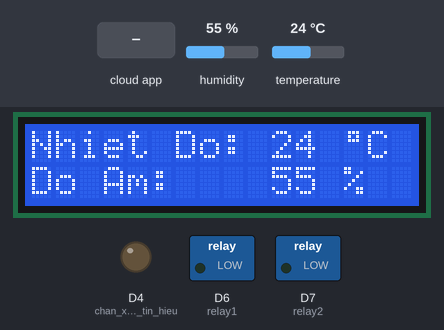
Recording of a sketch running on a simulated ESP8266 (NodeMCU). On the bench: 16×2 character LCD, switched loads named in the sketch (green lamp = pin HIGH), output pins drawn as LEDs (lit = HIGH). The test bench sets the inputs (shaded band); at power-on: humidity 55 %, temperature 24 °C. WiFi joins after 1.5 s; servers stay silent unless stated; the Firebase database answers and starts empty; what the sketch prints to the serial monitor is not drawn.

Above: at 3.8 s.
3.9 s: the phone or cloud app sets ledStatus to 1
At 4.5 s:
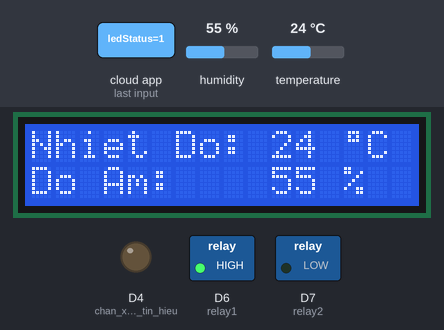
5.6 s: the phone or cloud app sets ledStatus1 to 0
At 7.1 s:
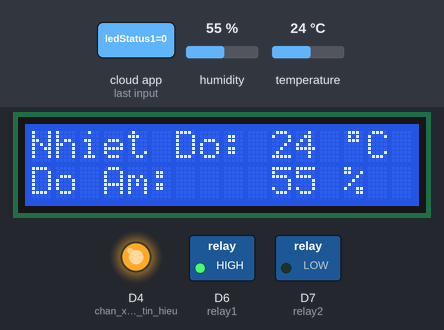
7.4 s: the phone or cloud app sets ledStatus to 0
At 8.9 s:
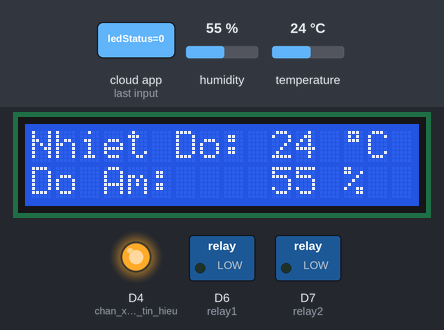
9.2 s: the phone or cloud app sets ledStatus1 to 1
At 10.6 s:
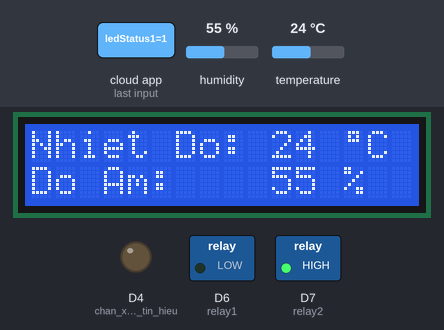
11.0 s: humidity set to 22 %
At 11.7 s:
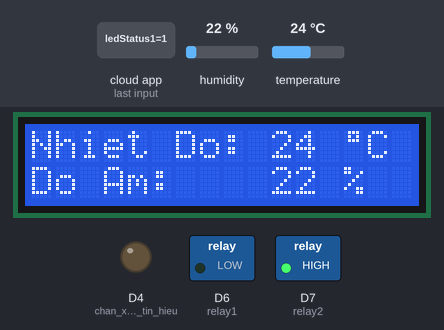
12.6 s: temperature set to 12 °C
At 14.6 s:
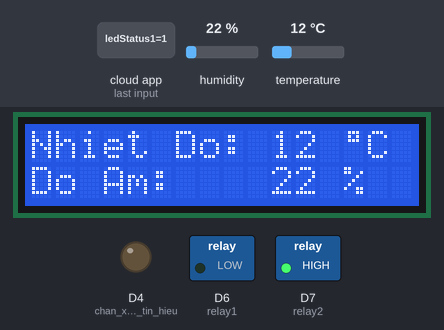
Timing chart, 0 to 16.0 s (numbered marks = the images above; inputs shaded):
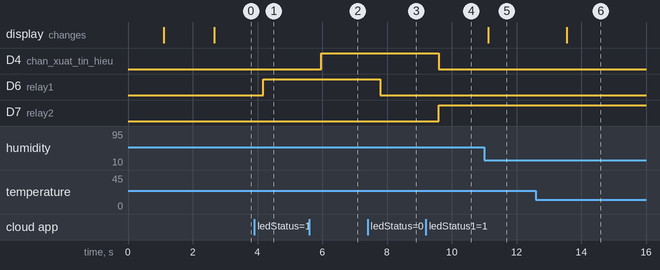

The sketch:

esp-realtimeDB.ino
```cpp
#include <ESP8266WiFi.h>
#include <FirebaseArduino.h>
#include <DHT_U.h>
#include <Adafruit_Sensor.h>
#include <DHT.h>
#include <Wire.h>
#include <LiquidCrystal_I2C.h>
LiquidCrystal_I2C lcd(0x27, 16, 2);
// 0x27: địa chỉ I2C của mạch chuyển I2C cho LCD
#define DHTPIN D5 // kết nối chân data DHT D5
#define DHTTYPE DHT11 //Sử dụng DHT11
DHT_Unified dht(DHTPIN, DHTTYPE);
//fire base
#define FIREBASE_HOST "esprealtimedb.firebaseio.com"
#define FIREBASE_AUTH "[Your key secret realtime database"
#define WIFI_SSID "Lau_2_new" //Your SSID Wifi
#define WIFI_PASSWORD "danghuynhkienvan"  //Your Password Wifi
#define relay1 D6
#define relay2 D7

unsigned int NhietDo = 0, DoAm = 0;
unsigned int delayDocNhietDo = 1000;  //ms
unsigned long lastReadTemp;
byte degree[8] = {  // dùng để hiển thị dấu độ
  0B01110,
  0B01010,
  0B01110,
  0B00000,
  0B00000,
  0B00000,
  0B00000,
  0B00000
};
// Biến lưu status từ firebase
String ledStatus = "";
String ledStatus1 = "";

/***************************************************************************************************/

// Chương trình kiểm tra và hiển thị nhiệt độ LCD
void KtVaHienThiNhietDo() {
  if ( ((unsigned long) (millis() - lastReadTemp)) > delayDocNhietDo) {   // neu lan truoc doc cach day > delayDocNhietDo
    //
    unsigned int NhietDoTam = NhietDo;
    unsigned int DoAmTam = DoAm;
    // Get temperature event and print its value.
    sensors_event_t event;
    dht.temperature().getEvent(&event);
    if (isnan(event.temperature)) {
      Serial.println("Error reading temperature!");
    }
    else {
      Serial.print("Temperature: ");
      NhietDoTam = event.temperature;
      Serial.print(NhietDoTam);
      if (NhietDoTam != NhietDo) {
        NhietDo = NhietDoTam;
        lcd.setCursor(0, 0);
        lcd.print("Nhiet Do:       ");
        lcd.setCursor(10, 0);
        lcd.print(NhietDo);
        lcd.print(" ");
        lcd.write(1);
        lcd.print("C");
      }
      Serial.println(" *C");
    }
    // Get humidity event and print its value.
    dht.humidity().getEvent(&event);
    if (isnan(event.relative_humidity)) {
      Serial.println("Error reading humidity!");
    }
    else {
      Serial.print("Humidity: ");
      DoAmTam = event.relative_humidity;
      Serial.print(DoAmTam);
      if (DoAmTam != DoAm) {
        DoAm = DoAmTam;
        lcd.setCursor(0, 1);
        lcd.print("Do Am:          ");
        lcd.setCursor(10, 1);
        lcd.print(DoAm);
        lcd.setCursor(13, 1);
        lcd.print("%");
      }
      Serial.println("%");
    }
    lastReadTemp = millis();
  }
}


/*************************************************************************************************/

void setup() {
  Serial.begin(9600);
  delay(1000);
  pinMode(LED_BUILTIN, OUTPUT); //chan xuat tin hieu
  pinMode(relay1, OUTPUT);
  digitalWrite(relay1, LOW);
  pinMode(relay2, OUTPUT);
  digitalWrite(relay2, LOW);
  // Setup LCD
  lcd.init();
  lcd.backlight();
  lcd.setCursor(0, 0);
  lcd.print("Nhiet do:       ");
  lcd.setCursor(0, 1);
  lcd.print("Do am:          ");
// Setup DHT11
  dht.begin();
//  Serial.println("DHTxx Unified Sensor Example");
// Print temperature sensor details.
//  sensor_t sensor;
//  dht.temperature().getSensor(&sensor);
//  Serial.println("------------------------------------");
//  Serial.println("Temperature");
//  Serial.print  ("Sensor:       "); Serial.println(sensor.name);
//  Serial.print  ("Driver Ver:   "); Serial.println(sensor.version);
//  Serial.print  ("Unique ID:    "); Serial.println(sensor.sensor_id);
//  Serial.print  ("Max Value:    "); Serial.print(sensor.max_value); Serial.println(" *C");
//  Serial.print  ("Min Value:    "); Serial.print(sensor.min_value); Serial.println(" *C");
//  Serial.print  ("Resolution:   "); Serial.print(sensor.resolution); Serial.println(" *C");
//  Serial.println("------------------------------------");
// Print humidity sensor details.
//  dht.humidity().getSensor(&sensor);
//  Serial.println("------------------------------------");
//  Serial.println("Humidity");
//  Serial.print  ("Sensor:       "); Serial.println(sensor.name);
//  Serial.print  ("Driver Ver:   "); Serial.println(sensor.version);
//  Serial.print  ("Unique ID:    "); Serial.println(sensor.sensor_id);
//  Serial.print  ("Max Value:    "); Serial.print(sensor.max_value); Serial.println("%");
//  Serial.print  ("Min Value:    "); Serial.print(sensor.min_value); Serial.println("%");
//  Serial.print  ("Resolution:   "); Serial.print(sensor.resolution); Serial.println("%");
//  Serial.println("------------------------------------");
  lcd.createChar(1, degree);

//ket noi toi wifi
  WiFi.begin(WIFI_SSID, WIFI_PASSWORD);
  Serial.print("Kết nối tới ");
  Serial.print(WIFI_SSID);
  while (WiFi.status() != WL_CONNECTED) {
    Serial.print(".");
    delay(500);
  }
  Serial.println();
  Serial.print("Đã kết nối tới ");
  Serial.println(WIFI_SSID);
  Serial.print("IP Address: ");
  //print local IP address
  Serial.println(WiFi.localIP());
  //ket noi toi firebase thong qua xac thuc ID host va key Auth
  Firebase.begin(FIREBASE_HOST, FIREBASE_AUTH);

  //  Firebase.setString("ledStatus", "OFF");
}

/*************************************************************************************/

void loop() {
   KtVaHienThiNhietDo();

  // lấy giá trị (dạng chuỗi) trạng thái được input từ firebase và lưu giá trị vào biến

  ledStatus = Firebase.getString("LED/ledStatus");
  ledStatus1 = Firebase.getString("LED/ledStatus1");
  Serial.println(ledStatus);

  // so sánh trạng thái led dc input từ firebase
  if (ledStatus == "1") {
    Serial.println("Led bật");
    digitalWrite(LED_BUILTIN, LOW);
    digitalWrite (relay1,HIGH);
  }
  else if (ledStatus == "0") {
    Serial.println("Led tắt");
    digitalWrite(LED_BUILTIN, HIGH);
    digitalWrite (relay1,LOW);
  }
  else {
    Serial.println("Chưa nhận giá trị on off");
  }


  if (ledStatus1 == "1") {
    Serial.println("Led bật");
    digitalWrite(LED_BUILTIN, LOW);
    digitalWrite (relay2,HIGH);
  }
  else if (ledStatus1 == "0") {
    Serial.println("Led tắt");
    digitalWrite(LED_BUILTIN, HIGH);
    digitalWrite (relay2,LOW);
  }
  else {
    Serial.println("Chưa nhận giá trị on off");
  }

  // gửi giá trị nhiệt độ và độ ẩm lên firebases
  Firebase.setFloat("DHT11/Temp",NhietDo);
  Firebase.setFloat("DHT11/Hum",DoAm);

}
```

Measured:
- after the input at 3.9 s, D6 (relay1): LOW → HIGH after 0.27 s
- after the input at 5.6 s, D4 (chan_xuat_tin_hieu): LOW → HIGH after 0.38 s
- after the input at 7.4 s, D6 (relay1): HIGH → LOW after 0.39 s
- after the input at 9.2 s, D4 (chan_xuat_tin_hieu): HIGH → LOW after 0.39 s; D7 (relay2): LOW → HIGH after 0.39 s
- after the input at 11.0 s, the display: changes after 0.12 s (image 5)
- after the input at 12.6 s, the display: changes after 0.95 s (image 6)
